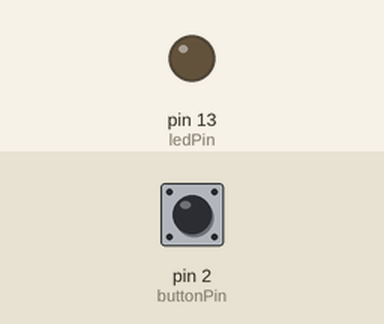
A sketch run on a simulated Arduino Uno, built with avr-gcc and run on an emulated ATmega328P. Shown: output pins drawn as LEDs (lit = HIGH). The test bench sets the inputs (shaded band); at power-on: pin 2 (buttonPin) LOW. What the sketch prints to the serial monitor is not drawn.

Above: at 1.2 s.
1.3 s: pin 2 (buttonPin) pulled HIGH for 0.15 s
At 1.37 s:
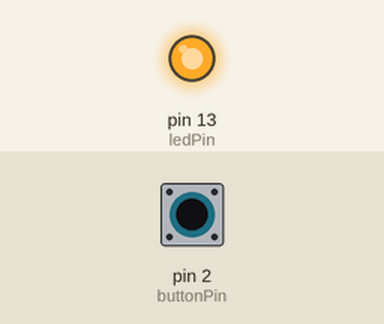
2.9 s: pin 2 (buttonPin) pulled HIGH for 3.2 s
At 7.1 s:
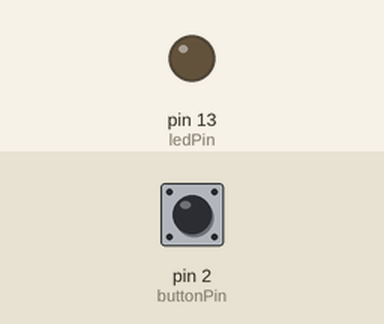
Timing chart, 0 to 8.6 s (numbered marks = the images above; inputs shaded):
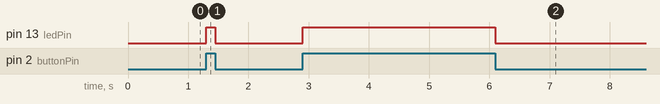

Measured:
- after the input at 1.3 s, pin 13 (ledPin): LOW → HIGH at once, → LOW 0.15 s later
- after the input at 2.9 s, pin 13 (ledPin): LOW → HIGH at once, → LOW 3.2 s later

The sketch:

arduino_amarelinha.ino
```cpp
const int buttonPin = 2;
const int ledPin =  13;
int buttonState = 0;
void setup() {
 pinMode(ledPin, OUTPUT);
 // initialize the pushbutton pin as an input:
 pinMode(buttonPin, INPUT);
 Serial.begin(9600);
 }


void loop() {
  buttonState = digitalRead(buttonPin);
  if (buttonState == HIGH) {
    // turn LED on:
    digitalWrite(ledPin, HIGH);
    Serial.print(1);
  } else {
    // turn LED off:
    digitalWrite(ledPin, LOW);
    Serial.print(0);
  }


}
```
